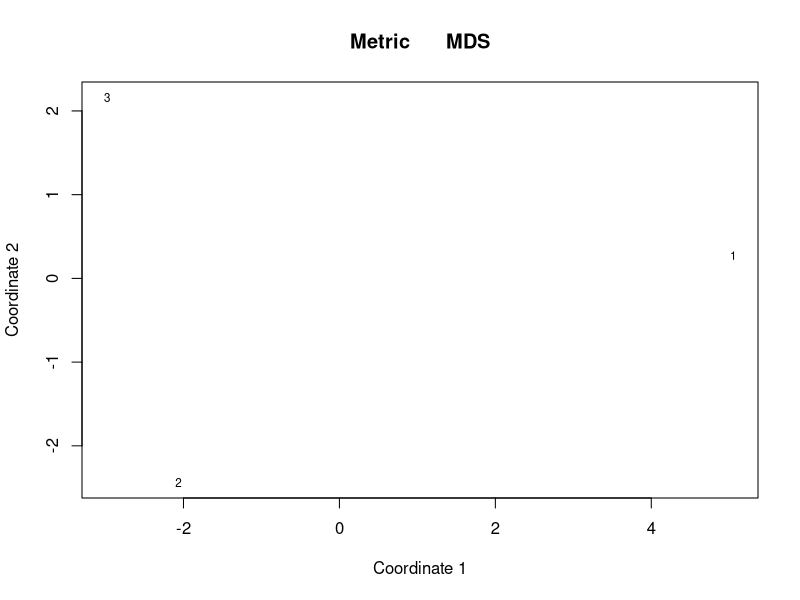

This chart was generated by the following R code:
library(tidyr)
library(dplyr)
library(psych)

mtDNA <- c("AGCGTCGTCGATCGAGAGACCATGCTATGA","GCGTCGATCGATCGAGAGACCATGCTATGA", "GCGTCGTACGATCGAGAGACCATGCTATGA")
mtDNA_cols <- paste0("mtDNA.pos", seq(1:nchar(mtDNA[1])))

Ychr <- c("CHIAGGLEDPYW","GLEDPYWQLIAG","GLEPAYWQLIAG")
Ychr_cols <- paste0("Ychr.pos", seq(1:nchar(Ychr[1])))

Cultural <- c("0A129BCCCD90234","1B139BCCD90234A","21B139BCD90234A")
Cultural_cols <- paste0("Cultural.pos", seq(1:nchar(Cultural[1])))

CombinedData <- data.frame(mtDNA, Ychr, Cultural)

SepCombinedData <- CombinedData %>% 
  separate(., mtDNA, mtDNA_cols, sep = seq(1:nchar(mtDNA[1])), remove = TRUE) %>% 
  separate(., Ychr, Ychr_cols, sep = seq(1:nchar(Ychr[1])), remove = TRUE) %>% 
  separate(., Cultural, Cultural_cols, sep = seq(1:nchar(Cultural[1])), remove = TRUE)

DummyCodedCombinedData <- as.data.frame(lapply(SepCombinedData, dummy.code))

#### MDS
MDS_Combined_2 <- cmdscale(dist(DummyCodedCombinedData), eig=TRUE, k=2) # Dimensions
MDS_Combined_2 # view results



# plot solution 
x <- MDS_Combined_2$points[,1]
y <- MDS_Combined_2$points[,2]
plot(x, y, xlab="Coordinate 1", ylab="Coordinate 2", 
     main="Metric	MDS",	type="n")
text(x, y, labels = row.names(DummyCodedCombinedData), cex=.7)

